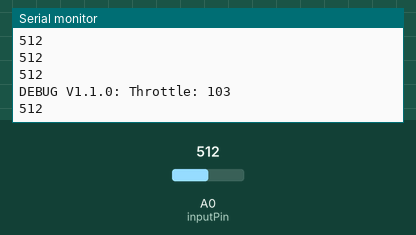
The sketch below on a simulated Arduino Uno, built with avr-gcc and run on an emulated ATmega328P. Parts: the last lines printed to the serial monitor. The inputs (shaded band) are chosen by the test bench; at power-on: A0 (inputPin) = 512. No radio packets arrive unless stated.

Above: at 4.2 s.
4.3 s: A0 (inputPin) set to 109
At 4.3 s:
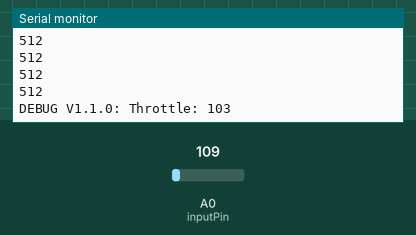
5.8 s: A0 (inputPin) set to 89
At 5.83 s:
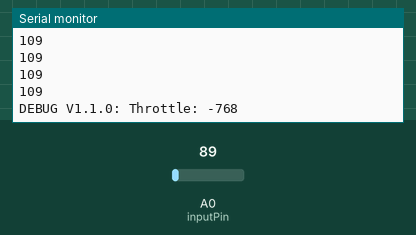
Timing chart, 0 to 8.3 s (numbered marks = the images above; inputs shaded):
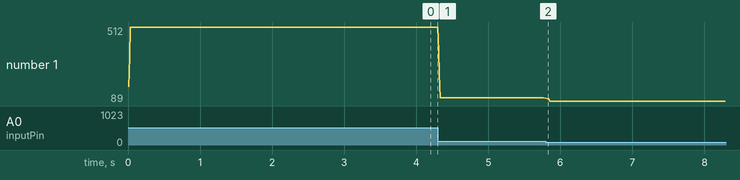

The sketch:

Remote.ino
```cpp
// PILOT controller
// Allows a paraglider pilot to remotely operate a pay-in winch that is pulling the pilot into the air.
// server (pilot) sends potentiometer data via RF to client (winch)
// GP Apr 2018 Adapted from Radiohead example sketch showing how to create a simple messageing server
// with the RH_RF95 class.
//  RH_RF95.cpp  needs to be modified to the relevant frequency of your lora
//  ie 915khz for the winch project

#include <SPI.h>
#include <RH_RF95.h>

RH_RF95 rf95;   // Singleton instance of the radio driver

const int numReadings = 3;
int readings[numReadings];      // the readings from the analog input
int readIndex = 0;              // the index of the current reading
int total = 0;                  // the running total
int average = 0;                // the average
int inputPin = A0;


int Sensor1Data;          // pot pin data
char Sensor1CharMsg[4];

void setup()
{
 for (int thisReading = 0; thisReading < numReadings; thisReading++) {
  readings[thisReading] = 0;
 }

  Serial.begin(9600);
  while (!Serial) ; // Wait for serial port to be available
  if (!rf95.init())
    Serial.println("init failed");
}

void loop()
{
  int i = 0;
  while(i <= numReadings){
    i++;
    // subtract the last reading:
    total = total - readings[readIndex];
    // read from the sensor:
    readings[readIndex] = analogRead(inputPin);
    // add the reading to the total:
    total = total + readings[readIndex];
    // advance to the next position in the array:
    readIndex = readIndex + 1;

    // if we're at the end of the array...
    if (readIndex >= numReadings) {
      readIndex = 0;
    }

    // calculate the average:
    average = total / numReadings;
    delay(10);        // delay in between reads for stability
    Serial.println(average);

    Sensor1Data = average;
  }

  // Our ranges are wrong, we need the below:
  // 0-1024 -- 10k POT READ
  // 0-255  -- This relates to the PWM output at the other end. 0 = 0v, 255 = 5v.
  // BUT!!! Our min an MAX on the controller are 1.00 = 0% RPM, 3.8V = 100% RPM
  // To obtain this we will send 0-255 to the winch, and let it figure out voltages. That makes the most sense, and avoids the most converstion.

  //Serial.println(Sensor1Data);
  // Throttle Min/Max is abit weird because  we arn't using the full 10k of  the trimpot.
  // We are relying  on about 1/4  of its "throw", we should probably use a 40k pot and then we will get 10k for our  "throw"
  // Maths and stuff needs to be done if there are still issues, this will be effecting the trottle responce and accuracy.
  //                             MPo
  Sensor1Data = map(Sensor1Data, 455, 595, 0, 255);
  itoa(Sensor1Data,Sensor1CharMsg,10);      // Convert interger to char*

  Serial.print("DEBUG V1.1.0: Throttle: ");
  Serial.println(Sensor1Data);

  rf95.send((uint8_t *)Sensor1CharMsg, strlen(Sensor1CharMsg));
  rf95.waitPacketSent();
}
```

Measured:
- plotted number 1: 512 → 109 after the input at 4.3 s, 109 → 89 after the input at 5.8 s
